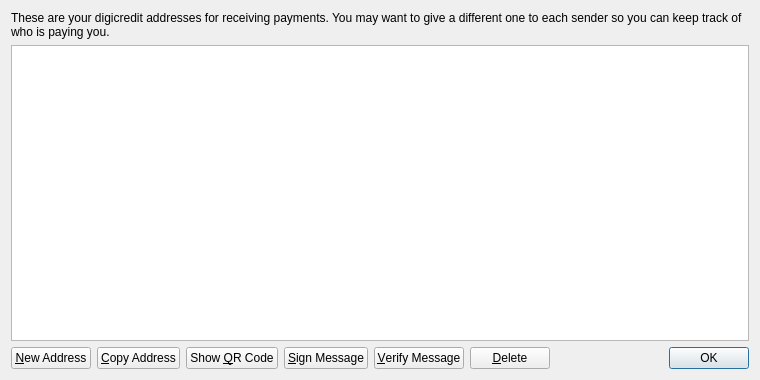
<?xml version="1.0" encoding="UTF-8"?>
<ui version="4.0">
 <class>AddressBookPage</class>
 <widget class="QWidget" name="AddressBookPage">
  <property name="geometry">
   <rect>
    <x>0</x>
    <y>0</y>
    <width>760</width>
    <height>380</height>
   </rect>
  </property>
  <property name="windowTitle">
   <string>Address Book</string>
  </property>
  <layout class="QVBoxLayout" name="verticalLayout">
   <item>
    <widget class="QLabel" name="labelExplanation">
     <property name="text">
      <string>These are your digicredit addresses for receiving payments. You may want to give a different one to each sender so you can keep track of who is paying you.</string>
     </property>
     <property name="textFormat">
      <enum>Qt::PlainText</enum>
     </property>
     <property name="wordWrap">
      <bool>true</bool>
     </property>
    </widget>
   </item>
   <item>
    <widget class="QTableView" name="tableView">
     <property name="contextMenuPolicy">
      <enum>Qt::CustomContextMenu</enum>
     </property>
     <property name="toolTip">
      <string>Double-click to edit address or label</string>
     </property>
     <property name="tabKeyNavigation">
      <bool>false</bool>
     </property>
     <property name="alternatingRowColors">
      <bool>true</bool>
     </property>
     <property name="selectionMode">
      <enum>QAbstractItemView::SingleSelection</enum>
     </property>
     <property name="selectionBehavior">
      <enum>QAbstractItemView::SelectRows</enum>
     </property>
     <property name="sortingEnabled">
      <bool>true</bool>
     </property>
     <attribute name="verticalHeaderVisible">
      <bool>false</bool>
     </attribute>
    </widget>
   </item>
   <item>
    <layout class="QHBoxLayout" name="horizontalLayout">
     <item>
      <widget class="QPushButton" name="newAddressButton">
       <property name="toolTip">
        <string>Create a new address</string>
       </property>
       <property name="text">
        <string>&amp;New Address</string>
       </property>
       <property name="icon">
        <iconset resource="../bitcoin.qrc">
         <normaloff>:/icons/add</normaloff>:/icons/add</iconset>
       </property>
      </widget>
     </item>
     <item>
      <widget class="QPushButton" name="copyToClipboard">
       <property name="toolTip">
        <string>Copy the currently selected address to the system clipboard</string>
       </property>
       <property name="text">
        <string>&amp;Copy Address</string>
       </property>
       <property name="icon">
        <iconset resource="../bitcoin.qrc">
         <normaloff>:/icons/editcopy</normaloff>:/icons/editcopy</iconset>
       </property>
      </widget>
     </item>
     <item>
      <widget class="QPushButton" name="showQRCode">
       <property name="text">
        <string>Show &amp;QR Code</string>
       </property>
       <property name="icon">
        <iconset resource="../bitcoin.qrc">
         <normaloff>:/icons/qrcode</normaloff>:/icons/qrcode</iconset>
       </property>
      </widget>
     </item>
     <item>
      <widget class="QPushButton" name="signMessage">
       <property name="toolTip">
        <string>Sign a message to prove you own a Bitcoin address</string>
       </property>
       <property name="text">
        <string>&amp;Sign Message</string>
       </property>
       <property name="icon">
        <iconset resource="../bitcoin.qrc">
         <normaloff>:/icons/edit</normaloff>:/icons/edit</iconset>
       </property>
      </widget>
     </item>
     <item>
      <widget class="QPushButton" name="verifyMessage">
       <property name="toolTip">
        <string>Verify a message to ensure it was signed with a specified Bitcoin address</string>
       </property>
       <property name="text">
        <string>&amp;Verify Message</string>
       </property>
       <property name="icon">
        <iconset resource="../bitcoin.qrc">
         <normaloff>:/icons/transaction_0</normaloff>:/icons/transaction_0</iconset>
       </property>
      </widget>
     </item>
     <item>
      <widget class="QPushButton" name="deleteButton">
       <property name="toolTip">
        <string>Delete the currently selected address from the list. Only sending addresses can be deleted.</string>
       </property>
       <property name="text">
        <string>&amp;Delete</string>
       </property>
       <property name="icon">
        <iconset resource="../bitcoin.qrc">
         <normaloff>:/icons/remove</normaloff>:/icons/remove</iconset>
       </property>
      </widget>
     </item>
     <item>
      <spacer name="horizontalSpacer">
       <property name="orientation">
        <enum>Qt::Horizontal</enum>
       </property>
       <property name="sizeHint" stdset="0">
        <size>
         <width>40</width>
         <height>20</height>
        </size>
       </property>
      </spacer>
     </item>
     <item>
      <widget class="QDialogButtonBox" name="buttonBox">
       <property name="sizePolicy">
        <sizepolicy hsizetype="Maximum" vsizetype="Fixed">
         <horstretch>0</horstretch>
         <verstretch>0</verstretch>
        </sizepolicy>
       </property>
       <property name="standardButtons">
        <set>QDialogButtonBox::Ok</set>
       </property>
      </widget>
     </item>
    </layout>
   </item>
  </layout>
 </widget>
 <resources>
  <include location="../bitcoin.qrc"/>
 </resources>
 <connections/>
</ui>
